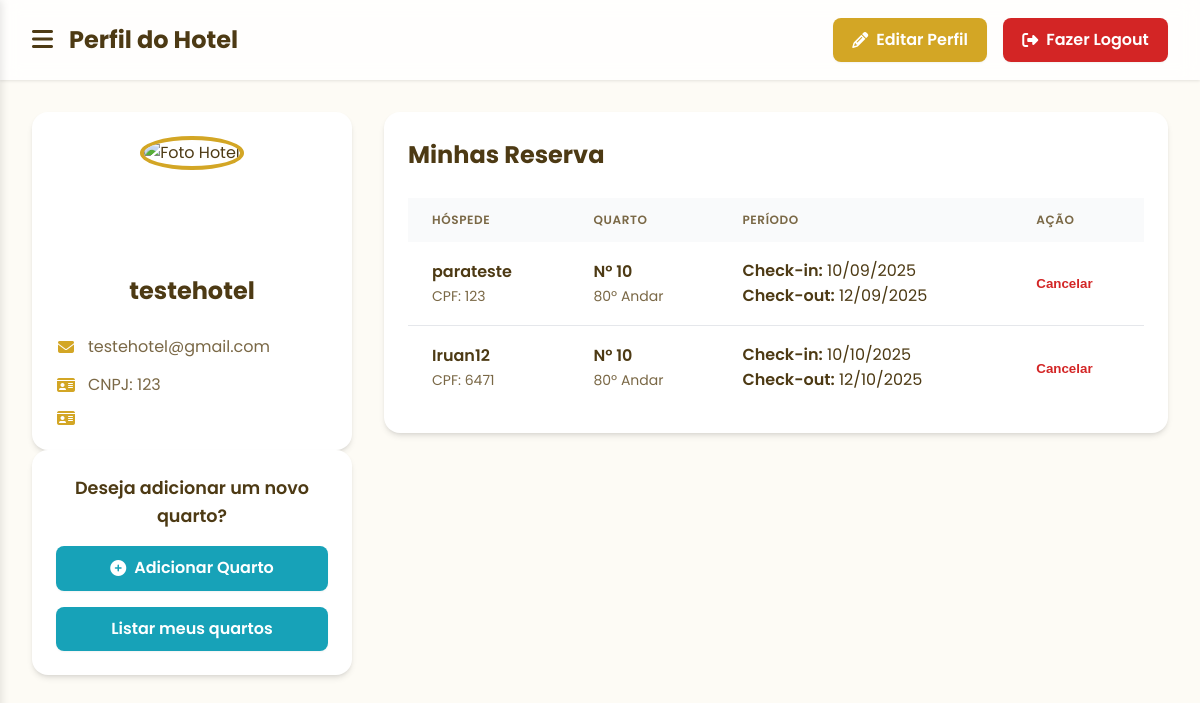
Page /perfil_hotel (signed in) on the earlier database version.
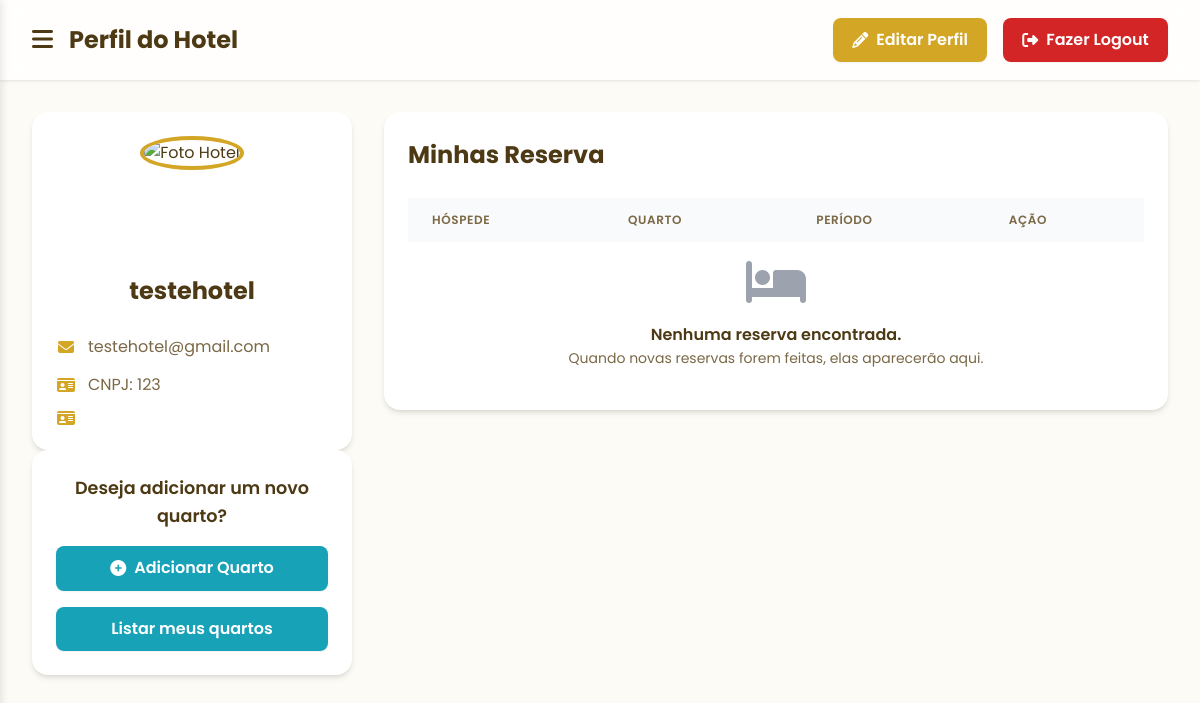
Same page on the later database version.
### tables this page shows
CREATE TABLE usuarios 
(
    id_usuario INTEGER PRIMARY KEY AUTOINCREMENT, 
    nome TEXT,
    email TEXT,
    senha TEXT,
    cpf INTEGER, 
    imagem TEXT
);

CREATE TABLE quartos 
(
    id_quarto INTEGER PRIMARY KEY AUTOINCREMENT,
    andar TEXT,
    numero_quarto TEXT,
    preco REAL,
    imagem TEXT,
    id_hotel INTEGER, descricao TEXT,
    FOREIGN KEY (id_hotel) REFERENCES hoteis(id_hotel)
);

### routes/route_hotel.py (the view)
@hotel_bp.route('/perfil_hotel', methods=['GET', 'POST'])
def perfil_hotel():
    if 'hotel' not in session:
        return redirect(url_for('hotel.cadastro_hotel'))
    else:
        hotel = session['hotel']
        quarto_model = QuartoModel(id_hotel=hotel['id'])
        quartos = quarto_model.buscar_todos_quartos_do_hotel()
        reservas_detalhadas = []
        for i, quarto in enumerate(quartos):
            reserva_model = ReservaModel(id_quarto=quarto["id_quarto"])
            reservas = reserva_model.buscar_por_reservas_do_quarto()
            for reserva in reservas:
                usuario_da_reserva_model = ReservaModel(id_usuario=reserva["id_usuario"])
                usuario_da_reserva = usuario_da_reserva_model.buscar_por_usuario_da_reserva()
                listacheckin = reserva["data_checkin"].split("-")
                listacheckout = reserva["data_checkout"].split("-")
                strcheckin = listacheckin[2] + "/" + listacheckin[1] + "/" + listacheckin[0]
                strcheckout = listacheckout[2] + "/" + listacheckout[1] + "/" + listacheckout[0]
                conversao1 = datetime.strptime(strcheckin, "%d/%m/%Y")
                conversao2 = datetime.strptime(strcheckout, "%d/%m/%Y")
                diferenca = conversao2 - conversao1
                tempo_estadia = diferenca.days
                del listacheckin
                del listacheckout
                reservas_detalhadas.append({
                    'reserva': reserva,
                    'usuario_da_reserva' : usuario_da_reserva,
                    'quarto': quarto,
                    'hotel': hotel,
                    'checkin' : strcheckin,
                    'checkout' : strcheckout
                })
        return render_template('empresa/perfil_hotel.html', hotel=hotel, reservas=reservas_detalhadas)

### models/connect.py (called while the page is built)
    def connect(self):
        self.conn = sqlite3.connect(self.db_name)
        self.conn.row_factory = sqlite3.Row  # Para retornar dicionários
        self.cursor = self.conn.cursor()

    def execute(self, query, params=None):
        if self.conn is None:
            self.connect()
        if params:
            self.cursor.execute(query, params)
        else:
            self.cursor.execute(query)
        return self.cursor

    def fetchall(self):
        return self.cursor.fetchall()

    def fetchone(self):
        return self.cursor.fetchone()

    def close(self):
        if self.conn:
            self.conn.close()
            self.conn = None
            self.cursor = None

### models/quarto_model.py (called while the page is built)
    def buscar_todos_quartos_do_hotel(self):
        db = Database()
        db.connect()
        sql = "SELECT * FROM quartos WHERE id_hotel=?"
        db.execute(sql, (self.id_hotel,))
        quartos = db.fetchall()
        db.close()
        return quartos

### templates/empresa/perfil_hotel.html (shortened to what the changed rows need)
<!DOCTYPE html>
<html lang="pt-BR">
<head>
  <link rel="stylesheet" href="/static/estilos/estilo_perfil_adm.css">
  <link rel="stylesheet" href="https://cdnjs.cloudflare.com/ajax/libs/font-awesome/6.5.1/css/all.min.css">
</head>
<body>
  <div class="page-wrapper">
    <header class="header">
      <div class="header-content">
        <div class="header-left">
          <h1>Perfil do Hotel</h1>
        </div>
      </div>
    </header>
    <main class="main-content">
      <div class="grid-layout">
        <div class="profile-column">
          <section class="card profile-card">
            <h2 class="profile-name">{{session['hotel']['nome']}}</h2>
          </section>
        </div>
        <div class="reservations-column">
          <section class="card">
            <h2 class="section-title">Minhas Reserva</h2>
            <div class="table-wrapper">
              <table class="reservations-table">
                <thead>
                  <tr>
                    <th>Hóspede</th>
                    <th>Quarto</th>
                    <th>Período</th>
                    <th>Ação</th>
                  </tr>
                </thead>
                <tbody>
                  {% if reservas %}
                    {% for item in reservas %}
                      <tr>
                        <td data-label="Hóspede">
                          <div class="text-bold">{{ item.usuario_da_reserva.nome }}</div>
                          <div class="text-small">CPF: {{ item.usuario_da_reserva.cpf }}</div>
                        </td>
                        <td data-label="Quarto">
                          <div class="text-bold">Nº {{ item.quarto.numero_quarto }}</div>
                          <div class="text-small">{{ item.quarto.andar }}º Andar</div>
                        </td>
                        <td data-label="Período">
                          <div><span class="text-bold">Check-in:</span> {{ item.checkin }}</div>
                          <div><span class="text-bold">Check-out:</span> {{ item.checkout }}</div>
                        </td>
                        <td data-label="Ação">
                          <form action="/cancelar_reserva" method="post" class="form-cancel">
                            <button type="submit" class="btn-cancel">Cancelar</button>
                          </form>
                        </td>
                      </tr>
                    {% endfor %}
                  {% else %}
                    <tr>
                      <td colspan="4" class="no-reservations">
                        <i class="fas fa-bed"></i>
                        <p class="text-bold">Nenhuma reserva encontrada.</p>
                        <p class="text-small">Quando novas reservas forem feitas, elas aparecerão aqui.</p>
                      </td>
                    </tr>
                  {% endif %}
                </tbody>
              </table>
            </div>
          </section>
        </div>
      </div>
    </main>
  </div>
</body>
</html>

Differences in the rows shown:
no longer on this page (row unchanged): usuarios: usuario_da_reserva.nome "parateste", usuario_da_reserva.cpf "123"
removed quartos: quarto.numero_quarto "10" "10", quarto.andar "80" "80"
no longer on this page (row unchanged): usuarios: usuario_da_reserva.nome "Iruan12", usuario_da_reserva.cpf "6471"
Other differences:
text now shown: "Nenhuma reserva encontrada. Quando novas reservas forem feitas, elas aparecerão aqui."
list line gone: "CPF: Nº º Andar Check-in: 10/09/2025 Check-out: 12/09/2025 Cancelar"
list line gone: "CPF: Nº º Andar Check-in: 10/10/2025 Check-out: 12/10/2025 Cancelar"
